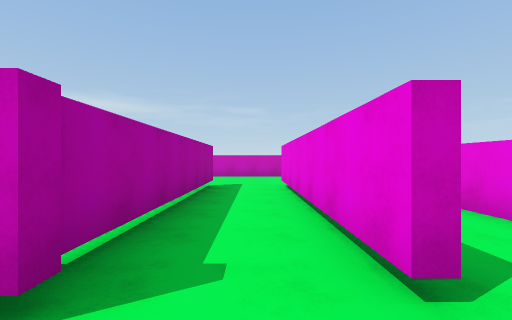
view 1 (above)

17 first-person views from a walk through a Unity game level. The camera is 1.5 m above the floor, looks level and sees 90° across. The floor is counted in squares, 2 m on a side. Each view is taken from the middle of a square. On the plan, view 1 faces up. The plan holds only what a view shows up to about 9 squares ahead; the rest is blank. The place goes on beyond the plan. The player character is not drawn. Surface patterns are stand-ins for the level's own textures.

view 2
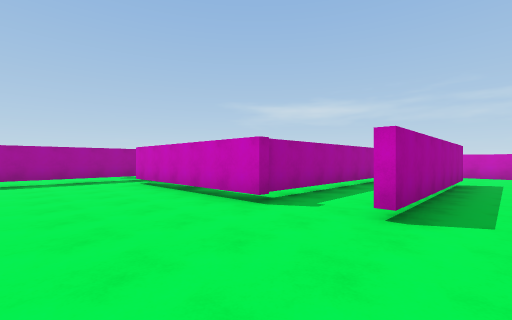

view 3
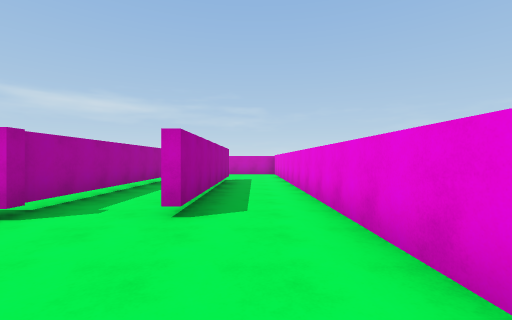

view 4
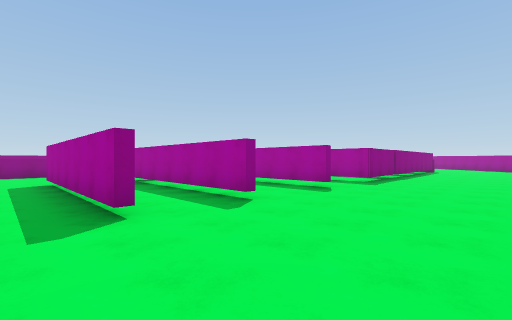

view 5
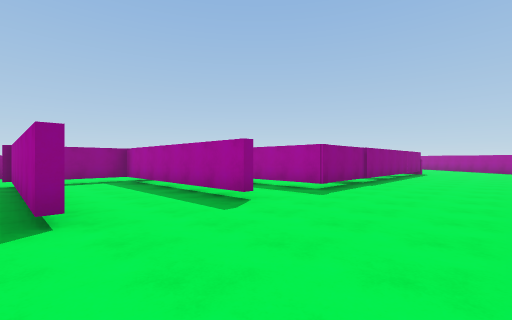

view 6
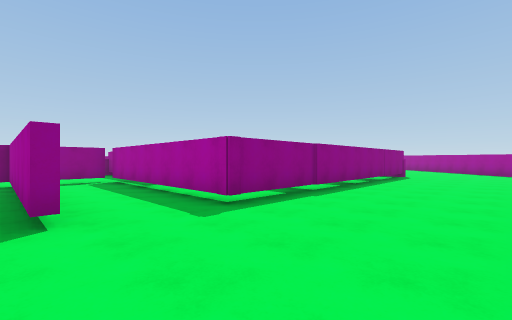

view 7
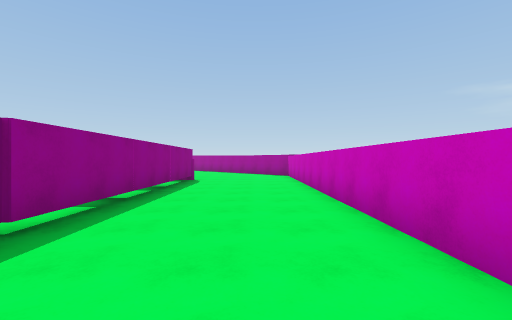

view 8
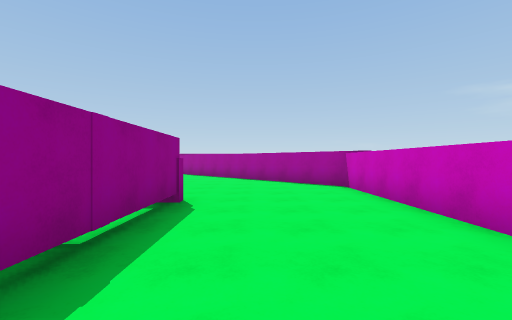

view 9
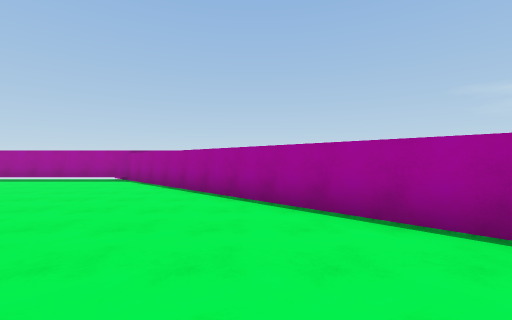

view 10
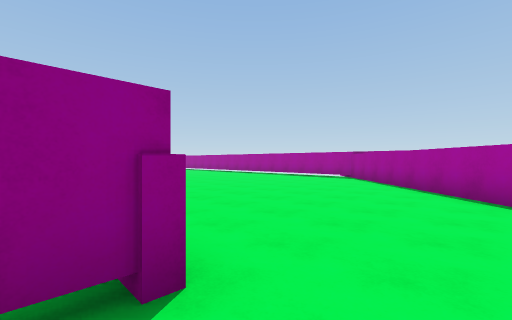

view 11
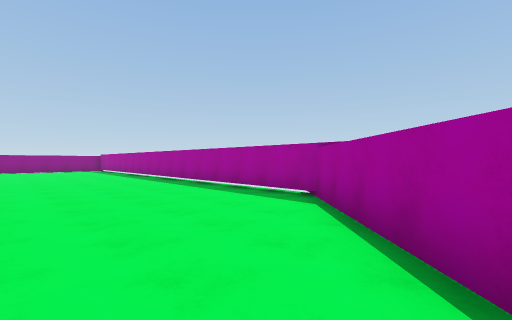

view 12
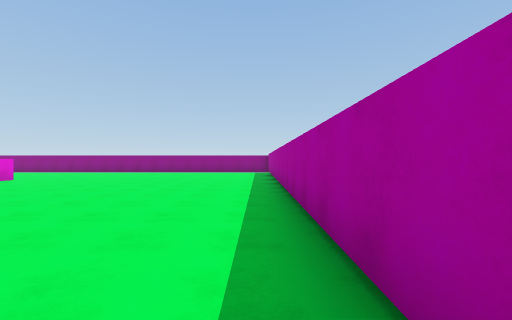

view 13
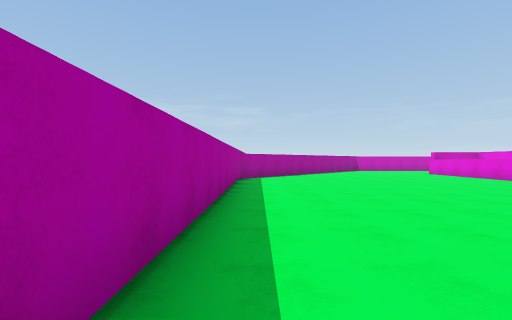

view 14
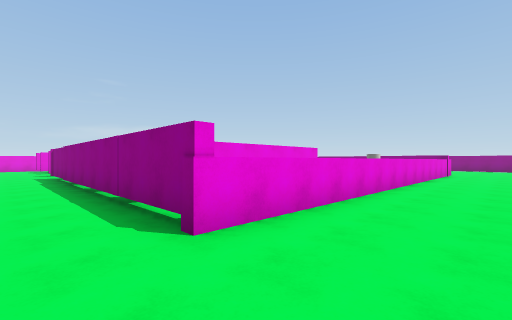

view 15
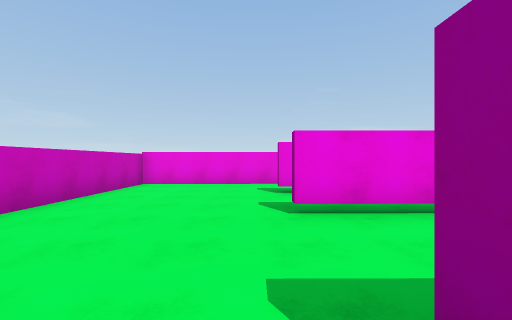

view 16
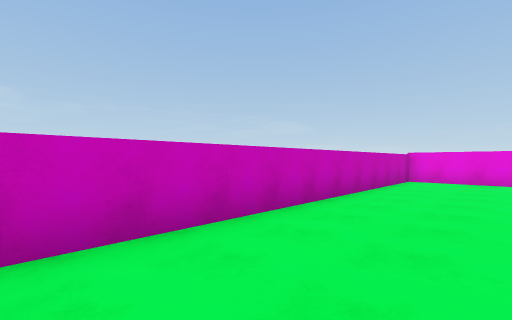

view 17
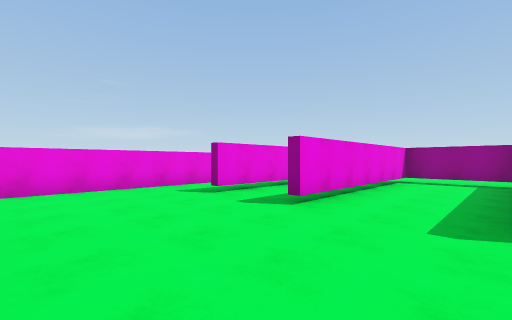

### Floor plan
Key: @ floor where view 1 was taken; # wall or solid block; . floor; T thing the floor can be seen under or through.
Columns run from 27 left of view 1 to 3 right of it. Each row starts with its distance up from view 1.
 12         #######################
 11        ##.....................#
 10       ##......................#
  9      ##.......................#
  8     ##.....##########.........#
  7    ##.....##.   ..  #..T..T.#.#
  6   ##......#         #..T..T.#.#
  5 ###.......#  #      #..T..T.#.#
  4 #.........#  #      #..T..T.#.#
  3 #.........#  #      #..T..T.#.#
  2 #.........#  #     ##..T..T.#.#
  1 #.........#        #.#TTTTT...#
  0 #.........#        #.......@..#
 -1 #...... ..#       .#..........#
 -2 #...... ..#       .#..........
 -3 #........
 -4 #........
 -5 #.........
 -6 #.........

Positions as (right, up) in squares from view 1, and headings:
1: (0, 0), facing up
2: (2, -2), facing up-left
3: (2, -2), facing up
4: (2, 11), facing down-left
5: (-1, 11), facing down-left
6: (-4, 11), facing down-left
7: (-7, 10), facing left
8: (-12, 9), facing left
9: (-17, 9), facing left
10: (-16, 9), facing down-left
11: (-22, 7), facing down-left
12: (-26, 3), facing down
13: (-26, -6), facing up
14: (-19, 9), facing down-right
15: (-5, 8), facing right
16: (-7, 9), facing up-right
17: (-4, 11), facing down-right
